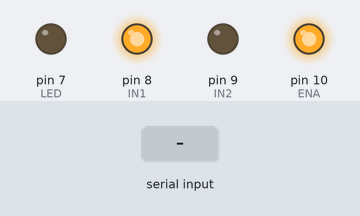
The sketch below on a simulated Arduino Uno, built with avr-gcc and run on an emulated ATmega328P. Shown: output pins drawn as LEDs (lit = HIGH). The inputs (shaded band) are chosen by the test bench.

Above: at 1.2 s.
1.3 s: "2" received over Serial
At 2.5 s:
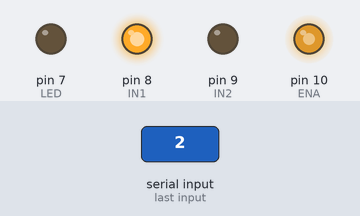
2.8 s: "0" received over Serial
At 3.9 s:
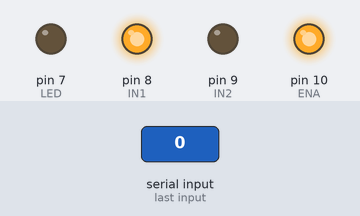
4.3 s: "3" received over Serial
At 5.3 s:
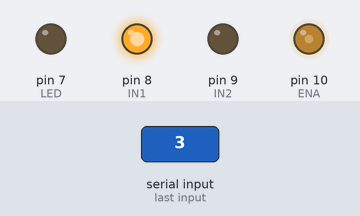
6.2 s: "4" received over Serial
At 7.3 s:
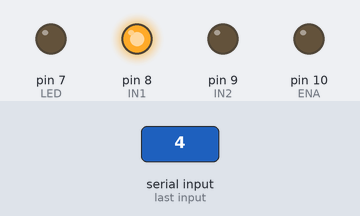
7.8 s: "1" received over Serial
At 8.9 s:
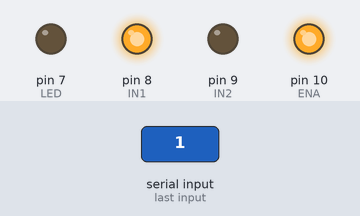
Timing chart, 0 to 10.3 s (numbered marks = the images above; inputs shaded):
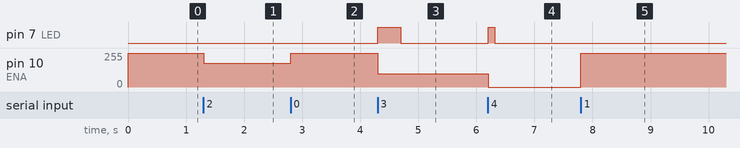

Measured:
- after the input at 1.3 s, pin 10 (ENA): 255/255 → 180/255 at once
- after the input at 2.8 s, pin 10 (ENA): 180/255 → 255/255 at once
- after the input at 4.3 s, pin 7 (LED): LOW → HIGH at once, → LOW 0.40 s later; pin 10 (ENA): 255/255 → 100/255 at once
- after the input at 6.2 s, pin 7 (LED): LOW → HIGH at once, → LOW 0.12 s later; pin 10 (ENA): 100/255 → 0/255 at once
- after the input at 7.8 s, pin 10 (ENA): 0/255 → 255/255 at once

The sketch:

arduino_code.ino
```cpp
int IN1 = 8;
int IN2 = 9;
int ENA = 10;

int LED = 7;

void setup() {

  pinMode(IN1, OUTPUT);
  pinMode(IN2, OUTPUT);
  pinMode(ENA, OUTPUT);
  pinMode(LED, OUTPUT);

  Serial.begin(9600);

  digitalWrite(IN1, HIGH);
  digitalWrite(IN2, LOW);

  analogWrite(ENA, 255);

  digitalWrite(LED, LOW);
}

void loop() {

  if (Serial.available()) {

    char level = Serial.read();

    if (level == '0') {

      analogWrite(ENA, 255);
      digitalWrite(LED, LOW);
    }

    else if (level == '1') {

      analogWrite(ENA, 255);
      digitalWrite(LED, LOW);
    }

    else if (level == '2') {

      analogWrite(ENA, 180);
      digitalWrite(LED, LOW);
    }

    else if (level == '3') {

      analogWrite(ENA, 100);

      digitalWrite(LED, HIGH);
      delay(400);
      digitalWrite(LED, LOW);
      delay(400);
    }

    else if (level == '4') {

      analogWrite(ENA, 0);

      digitalWrite(LED, HIGH);
      delay(120);
      digitalWrite(LED, LOW);
      delay(120);
    }
  }
}
```
